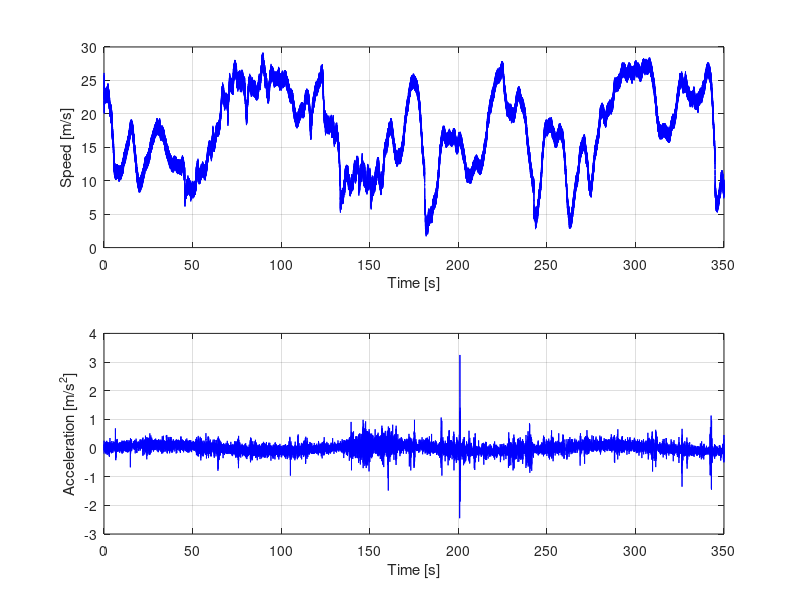

Recreate this plot in MATLAB. (Note: this script raises an error after producing the figure.)
%% ----- Exercise 3 - Frequency and Kalman filters (part A) -----
% Version: 2023
% Course: TME 192 Active Safety
%         Chalmers
% Contacts: Pierluigi Olleja (pierluigi.olleja@chalmers.se)
%           Rahul Rajendra Pai (rahul.pai@chalmers.se)
%           Tianyou Li (tianyou.li@chalmers.se)
%
        % Group number: [Group 5]
        % Group member: [Yahui Wu]
        % Group member: [Tianshuo Xiao]
        % Group member: [Nishanth Suresh]

%% --- INITIALIZATION ---

close all
clear all
clc

% ======== YOUR CODE HERE ========  
%% --- LOAD THE DATA ---
load("signals.mat")

%% --- SAMPLING PARAMETERS ---
f_sampling = 120; % sampling frequency [Hz]

% Create timeseries for plotting the signal in seconds [seconds].
T = 0:1/f_sampling:length(Speed)*(1/f_sampling)-(1/f_sampling);
% ================================  

%% --- DISPLAY THE RAW SIGNAL ---
figure('Name','Raw signals','NumberTitle','off')

subplot(2,1,1); title('Speed')
plot(T, Speed,'-b')
xlabel('Time [s]')
ylabel('Speed [m/s]')
grid on

subplot(2,1,2); title('Acceleration')
plot(T, Acceleration,'-b')
xlabel('Time [s]')
ylabel('Acceleration [m/s^2]')
grid on

%% --- FILTER THE SPEED SIGNAL ---

% ======== YOUR CODE HERE ========  
% Investigate the frequency components of the signals
spectrumanalysis(Speed, 120);

% Design a filter. The "right" filter does what you want considering your data.
filterForSpeed = designfilt('lowpassiir', ... % For example, try to choose between 'lowpassiir' and 'highpassiir'
    'PassbandFrequency', 1, ... % Frequency constraints
    'StopbandFrequency', 10, ...
    'designmethod', 'butter',... % For example, try 'butter'
    'SampleRate', 120);
% ================================  

% Get some information on the filter you have designed
info(filterForSpeed)
fprintf('Your filter is of order: %d\n', filtord(filterForSpeed))
fvtool(filterForSpeed);

% Filter the signal with a zero phase filtering
SpeedFiltered = filtfilt(filterForSpeed, Speed);

% Display the results
figure('Name','Speed filtered','NumberTitle','off')
title('Speed')
hold on

% ======== YOUR CODE HERE ========  
plot(T, Speed, '-b')                   % plot the raw signal
plot(T, SpeedFiltered, '-r', 'linewidth', 1.5) % plot the filtered signal
% ================================  

legend('Raw', 'Filtered')
xlabel('Time [s]')
ylabel('Speed [m/s]')
grid on

%% --- FILTER THE ACCELERATION SIGNAL ---

% ======== YOUR CODE HERE ========  
% Investigate the frequency components of the signals
spectrumanalysis(Acceleration,120);

% Design a filter
filterForAcceleration = designfilt('highpassiir', ... % For example, try to choose betweem 'lowpassiir' and 'highpassiir'
    'PassbandFrequency', 0.1, ... % Frequncy constraints
    'StopbandFrequency', 0.03, ...
    'designmethod', 'butter',... % For example, try 'butter'
    'SampleRate', 120);
% ================================  

% Get some information on the filter you have designed
info(filterForAcceleration)
fprintf('Your filter is of order: %d\n', filtord(filterForAcceleration))
fvtool(filterForAcceleration);

% Filter the signal with a zero phase filtering
accelerationFiltered = filtfilt(filterForAcceleration, Acceleration);

% Display the results
figure('Name','Acceleration filtered','NumberTitle','off')
title('Acceleration')
hold on

% ======== YOUR CODE HERE ========  
plot(T, Acceleration, '-b')                   % plot the raw signal
plot(T, accelerationFiltered, '-r', 'linewidth', 1.5) % plot the filtered signal
% ================================  

legend('Raw', 'Filtered')
xlabel('Time [s]')
ylabel('Acceleration [m/s^2]')
grid on
